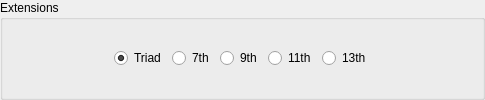
               <widget class="QGroupBox" name="extensionsGBox">
                <property name="title">
                 <string>Extensions</string>
                </property>
                <layout class="QHBoxLayout" name="horizontalLayout_10">
                 <item>
                  <spacer name="horizontalSpacer_8">
                   <property name="orientation">
                    <enum>Qt::Orientation::Horizontal</enum>
                   </property>
                   <property name="sizeType">
                    <enum>QSizePolicy::Policy::Maximum</enum>
                   </property>
                   <property name="sizeHint" stdset="0">
                    <size>
                     <width>100</width>
                     <height>20</height>
                    </size>
                   </property>
                  </spacer>
                 </item>
                 <item>
                  <widget class="QRadioButton" name="ext5Btn">
                   <property name="text">
                    <string>Triad</string>
                   </property>
                   <property name="checked">
                    <bool>true</bool>
                   </property>
                   <attribute name="buttonGroup">
                    <string notr="true">extensionButtons</string>
                   </attribute>
                  </widget>
                 </item>
                 <item>
                  <widget class="QRadioButton" name="ext7Btn">
                   <property name="text">
                    <string>7th</string>
                   </property>
                   <attribute name="buttonGroup">
                    <string notr="true">extensionButtons</string>
                   </attribute>
                  </widget>
                 </item>
                 <item>
                  <widget class="QRadioButton" name="ext9Btn">
                   <property name="text">
                    <string>9th</string>
                   </property>
                   <attribute name="buttonGroup">
                    <string notr="true">extensionButtons</string>
                   </attribute>
                  </widget>
                 </item>
                 <item>
                  <widget class="QRadioButton" name="ext11Btn">
                   <property name="text">
                    <string>11th</string>
                   </property>
                   <attribute name="buttonGroup">
                    <string notr="true">extensionButtons</string>
                   </attribute>
                  </widget>
                 </item>
                 <item>
                  <widget class="QRadioButton" name="ext13Btn">
                   <property name="text">
                    <string>13th</string>
                   </property>
                   <attribute name="buttonGroup">
                    <string notr="true">extensionButtons</string>
                   </attribute>
                  </widget>
                 </item>
                 <item>
                  <spacer name="horizontalSpacer_9">
                   <property name="orientation">
                    <enum>Qt::Orientation::Horizontal</enum>
                   </property>
                   <property name="sizeType">
                    <enum>QSizePolicy::Policy::Maximum</enum>
                   </property>
                   <property name="sizeHint" stdset="0">
                    <size>
                     <width>100</width>
                     <height>20</height>
                    </size>
                   </property>
                  </spacer>
                 </item>
                </layout>
               </widget>
